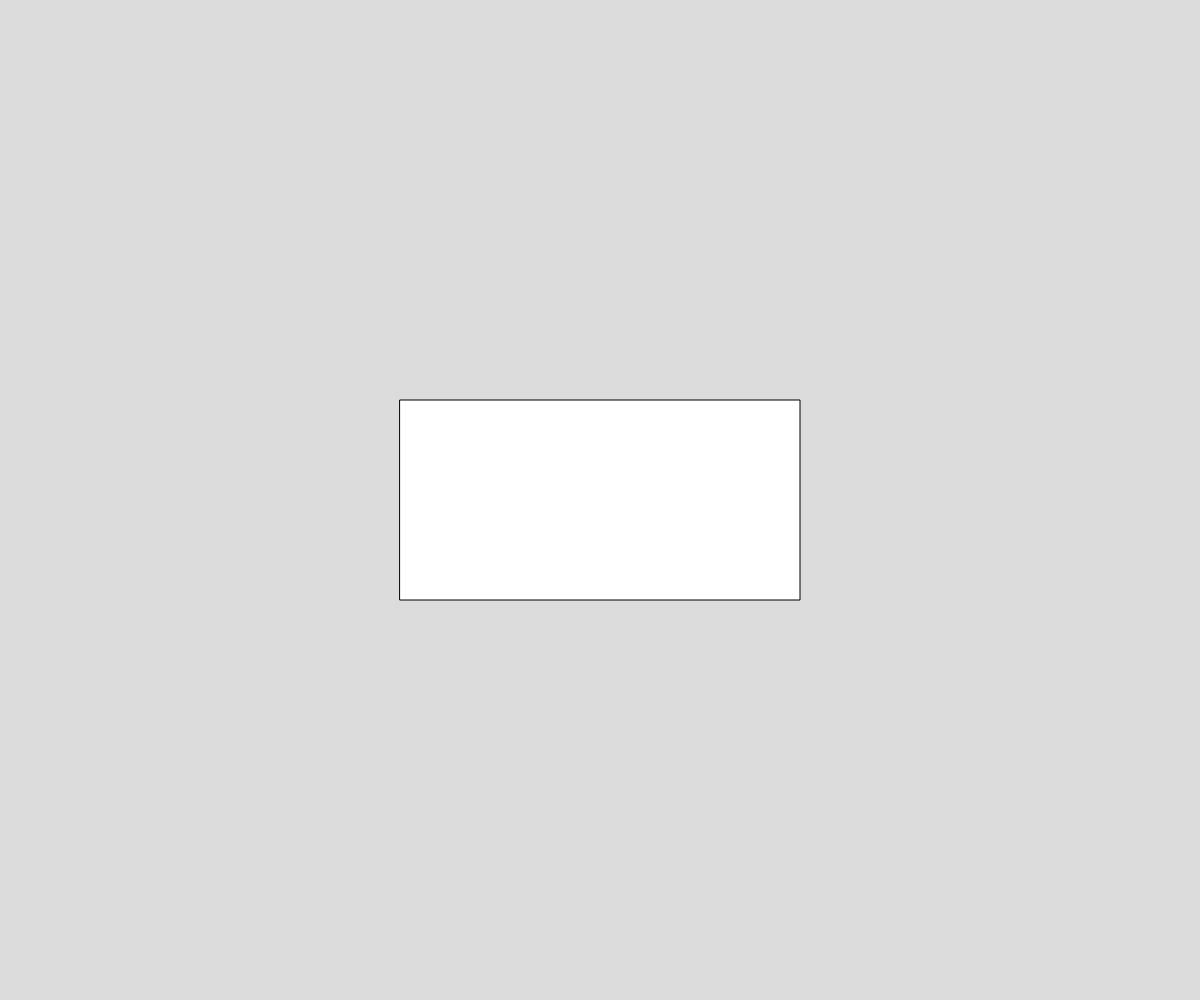
Frame 1 (no input)
Frame 60 (no input): identical to frame 1, image omitted
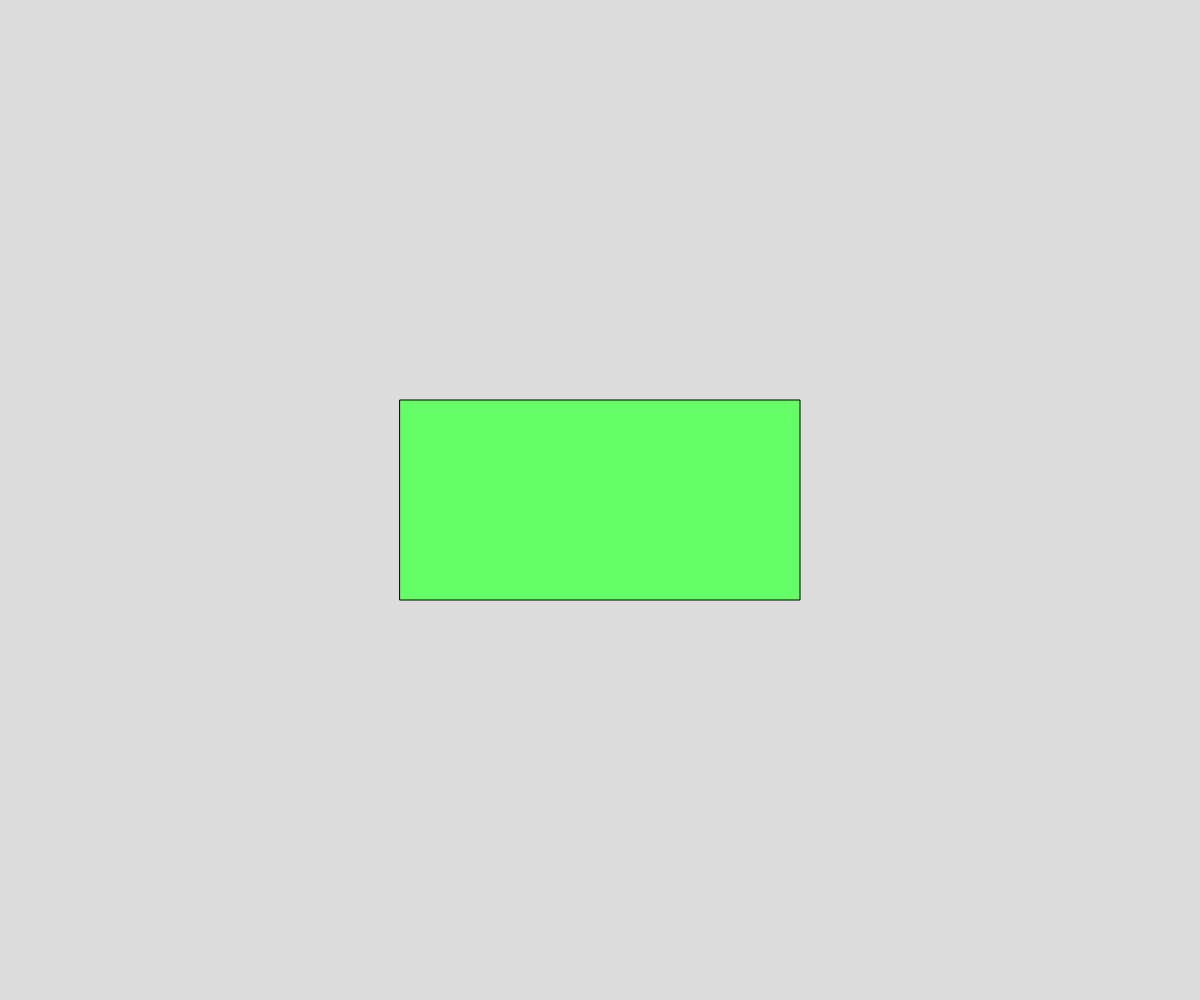
Frame 120 (the mouse pressed at the canvas centre since frame 60)

The p5.js sketch that drew these frames (run headless with seeded random() and noise() and a simulated clock; from frame 60 on, the mouse is pressed at the canvas centre):

// p5.js sketch
// ── sketch.js
// Repositioning Rectangles
// Jeffrey Hamilton
// 06/Mar/24
//
// Extra for Experts:
// - Creating geometry (dash) that can be picked up and moved around. 

let rHeight, rWidth, rX, rY, offX, offY, pickedUp = false;

function setup() {
  createCanvas(windowWidth, windowHeight);
  rectMode(CENTER);
  rHeight = 200; rWidth = 400; rX = (width/2); rY = (height/2);
}

function collision(padding) {
  if(mouseX>=(rX-(rWidth/2)-padding)&&mouseX<=(rX+(rWidth/2)+padding)&&mouseY>=(rY-(rHeight/2)-padding)&&mouseY<=(rY+(rHeight/2)+padding)) {
    fill(100,255,100);
    return(true);
  } else { fill(255); return(false); }
}

function movableRectangle() {
  if(pickedUp){
    rX = mouseX+offX; rY = mouseY+offY;
  }

  rect(rX, rY, rWidth, rHeight);
}

function mousePressed() {
  offX = rX-mouseX; offY = rY-mouseY;
  if(collision(0)){
    pickedUp = true;
  }
}

function mouseReleased() {
  if(collision(0)){
    pickedUp = false;
  }
}


function draw() {
  background(220);
  if(!pickedUp){
    collision(0);
  }
  movableRectangle();
}
